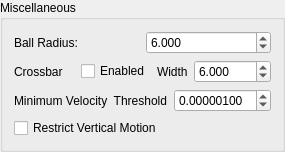
         <widget class="QGroupBox" name="groupBox_8">
          <property name="title">
           <string>Miscellaneous</string>
          </property>
          <layout class="QVBoxLayout" name="verticalLayout_23">
           <item>
            <layout class="QHBoxLayout" name="horizontalLayout_55" stretch="0,0">
             <item>
              <widget class="QLabel" name="label_33">
               <property name="text">
                <string>Ball Radius:</string>
               </property>
              </widget>
             </item>
             <item>
              <widget class="QDoubleSpinBox" name="ballRadiusBox">
               <property name="decimals">
                <number>3</number>
               </property>
               <property name="maximum">
                <double>1524.000000000000000</double>
               </property>
               <property name="value">
                <double>6.000000000000000</double>
               </property>
              </widget>
             </item>
            </layout>
           </item>
           <item>
            <layout class="QHBoxLayout" name="horizontalLayout_28" stretch="0,0,0,0">
             <item>
              <widget class="QLabel" name="label_15">
               <property name="sizePolicy">
                <sizepolicy hsizetype="Expanding" vsizetype="Preferred">
                 <horstretch>0</horstretch>
                 <verstretch>0</verstretch>
                </sizepolicy>
               </property>
               <property name="text">
                <string>Crossbar</string>
               </property>
              </widget>
             </item>
             <item>
              <widget class="QCheckBox" name="crossbarEnabledCheckBox">
               <property name="sizePolicy">
                <sizepolicy hsizetype="MinimumExpanding" vsizetype="Fixed">
                 <horstretch>0</horstretch>
                 <verstretch>0</verstretch>
                </sizepolicy>
               </property>
               <property name="text">
                <string>Enabled</string>
               </property>
              </widget>
             </item>
             <item>
              <widget class="QLabel" name="label_34">
               <property name="sizePolicy">
                <sizepolicy hsizetype="Preferred" vsizetype="Preferred">
                 <horstretch>0</horstretch>
                 <verstretch>0</verstretch>
                </sizepolicy>
               </property>
               <property name="text">
                <string>Width</string>
               </property>
              </widget>
             </item>
             <item>
              <widget class="QDoubleSpinBox" name="crossbarWidthSpinBox">
               <property name="sizePolicy">
                <sizepolicy hsizetype="MinimumExpanding" vsizetype="Fixed">
                 <horstretch>0</horstretch>
                 <verstretch>0</verstretch>
                </sizepolicy>
               </property>
               <property name="decimals">
                <number>3</number>
               </property>
               <property name="maximum">
                <double>1524.000000000000000</double>
               </property>
               <property name="value">
                <double>6.000000000000000</double>
               </property>
              </widget>
             </item>
            </layout>
           </item>
           <item>
            <layout class="QHBoxLayout" name="horizontalLayout_65">
             <item>
              <widget class="QLabel" name="label_35">
               <property name="text">
                <string>Minimum Velocity  Threshold</string>
               </property>
              </widget>
             </item>
             <item>
              <widget class="QDoubleSpinBox" name="minimumVelocityThreshold">
               <property name="toolTip">
                <string>Velocity below this value is treated as 0, i.e., no movement. Use to filter noisy input</string>
               </property>
               <property name="decimals">
                <number>8</number>
               </property>
               <property name="value">
                <double>0.000001000000000</double>
               </property>
              </widget>
             </item>
            </layout>
           </item>
           <item>
            <widget class="QCheckBox" name="restrictVerticalMotion">
             <property name="text">
              <string>Restrict Vertical Motion</string>
             </property>
            </widget>
           </item>
          </layout>
         </widget>
